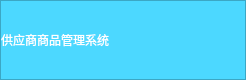
        <widget class="QFrame" name="frame_2">
         <property name="sizePolicy">
          <sizepolicy hsizetype="Preferred" vsizetype="Expanding">
           <horstretch>0</horstretch>
           <verstretch>1</verstretch>
          </sizepolicy>
         </property>
         <property name="minimumSize">
          <size>
           <width>0</width>
           <height>80</height>
          </size>
         </property>
         <property name="maximumSize">
          <size>
           <width>16777215</width>
           <height>80</height>
          </size>
         </property>
         <property name="styleSheet">
          <string notr="true">background-color: rgb(76, 216, 255);</string>
         </property>
         <property name="frameShape">
          <enum>QFrame::StyledPanel</enum>
         </property>
         <property name="frameShadow">
          <enum>QFrame::Raised</enum>
         </property>
         <layout class="QHBoxLayout" name="horizontalLayout">
          <property name="spacing">
           <number>0</number>
          </property>
          <property name="leftMargin">
           <number>0</number>
          </property>
          <property name="topMargin">
           <number>0</number>
          </property>
          <property name="rightMargin">
           <number>0</number>
          </property>
          <property name="bottomMargin">
           <number>0</number>
          </property>
          <item>
           <widget class="QLabel" name="label">
            <property name="styleSheet">
             <string notr="true">color: rgb(255, 255, 255);
font: 12pt &quot;方正粗黑宋简体&quot;;</string>
            </property>
            <property name="text">
             <string>供应商商品管理系统</string>
            </property>
           </widget>
          </item>
          <item>
           <spacer name="horizontalSpacer_9">
            <property name="orientation">
             <enum>Qt::Horizontal</enum>
            </property>
            <property name="sizeHint" stdset="0">
             <size>
              <width>40</width>
              <height>20</height>
             </size>
            </property>
           </spacer>
          </item>
          <item>
           <widget class="QPushButton" name="button2f5">
            <property name="styleSheet">
             <string notr="true">border:none;</string>
            </property>
            <property name="text">
             <string/>
            </property>
            <property name="icon">
             <iconset>
              <normaloff>Icon/刷新1.png</normaloff>Icon/刷新1.png</iconset>
            </property>
            <property name="iconSize">
             <size>
              <width>25</width>
              <height>25</height>
             </size>
            </property>
           </widget>
          </item>
          <item>
           <widget class="QPushButton" name="pushButton_8">
            <property name="styleSheet">
             <string notr="true">QPushButton,#pushbutton{
	border:none;
	color:(255,255,255)
}</string>
            </property>
            <property name="text">
             <string/>
            </property>
            <property name="icon">
             <iconset>
              <normaloff>Icon/minus.png</normaloff>Icon/minus.png</iconset>
            </property>
            <property name="iconSize">
             <size>
              <width>25</width>
              <height>25</height>
             </size>
            </property>
           </widget>
          </item>
          <item>
           <widget class="QPushButton" name="pushButton_5">
            <property name="styleSheet">
             <string notr="true">QPushButton,#pushbutton{
	border:none;
	color:(255,255,255)
}</string>
            </property>
            <property name="text">
             <string/>
            </property>
            <property name="icon">
             <iconset>
              <normaloff>Icon/close.png</normaloff>Icon/close.png</iconset>
            </property>
            <property name="iconSize">
             <size>
              <width>30</width>
              <height>30</height>
             </size>
            </property>
           </widget>
          </item>
         </layout>
        </widget>
